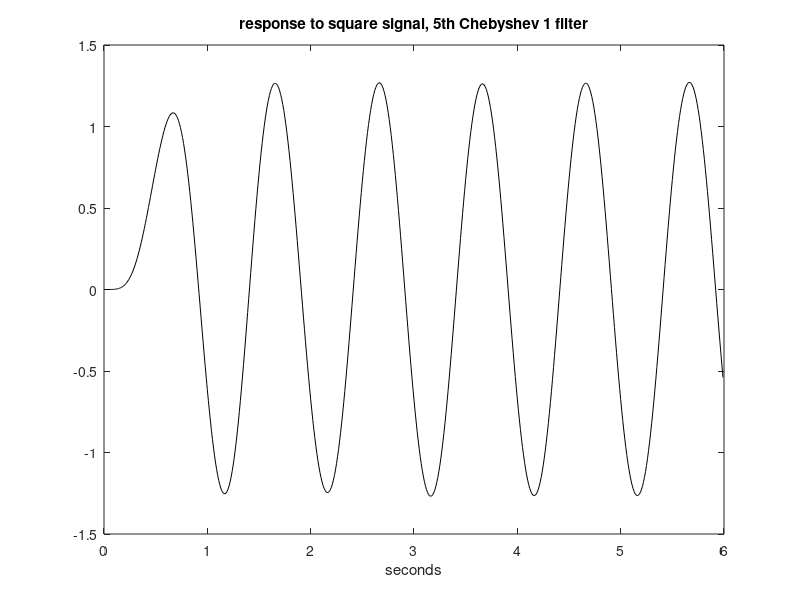

Here is the MATLAB script that generated this plot:
% Response of Chebyshev 1 filter to square signal
wc=10; % desired cut-off frequency
N=5; % order of the filter
R=0.5; %decibels of ripple in the pass band
[num,den]=cheby1(N,R,wc,'s'); %analog Chebyshev 1 filter
G=tf(num,den); %transfer function
% Input square signal 
fu=1; %signal frequency in Hz
wu=2*pi*fu; %signal frequency in rad/s
fs=100; %sampling frequency in Hz
tiv=1/fs; %time interval between samples;
t=0:tiv:(6-tiv); %time intervals set (6 seconds)
u=square(wu*t); %input signal data set
[y,ty]=lsim(G,u,t); %computes the system output
plot(t,y,'k'); %plots output signal
axis([0 6 -1.5 1.5]);
xlabel('seconds'); title('response to square signal, 5th Chebyshev 1 filter');
